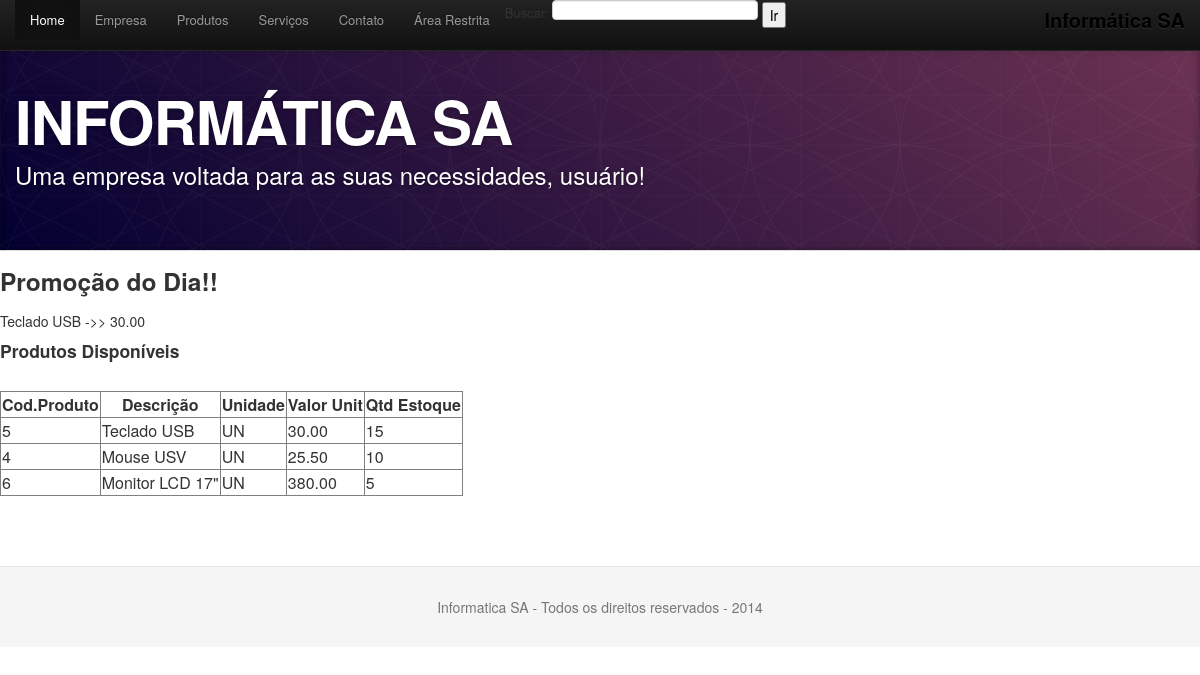
Before: /produtos.php with the older database file.
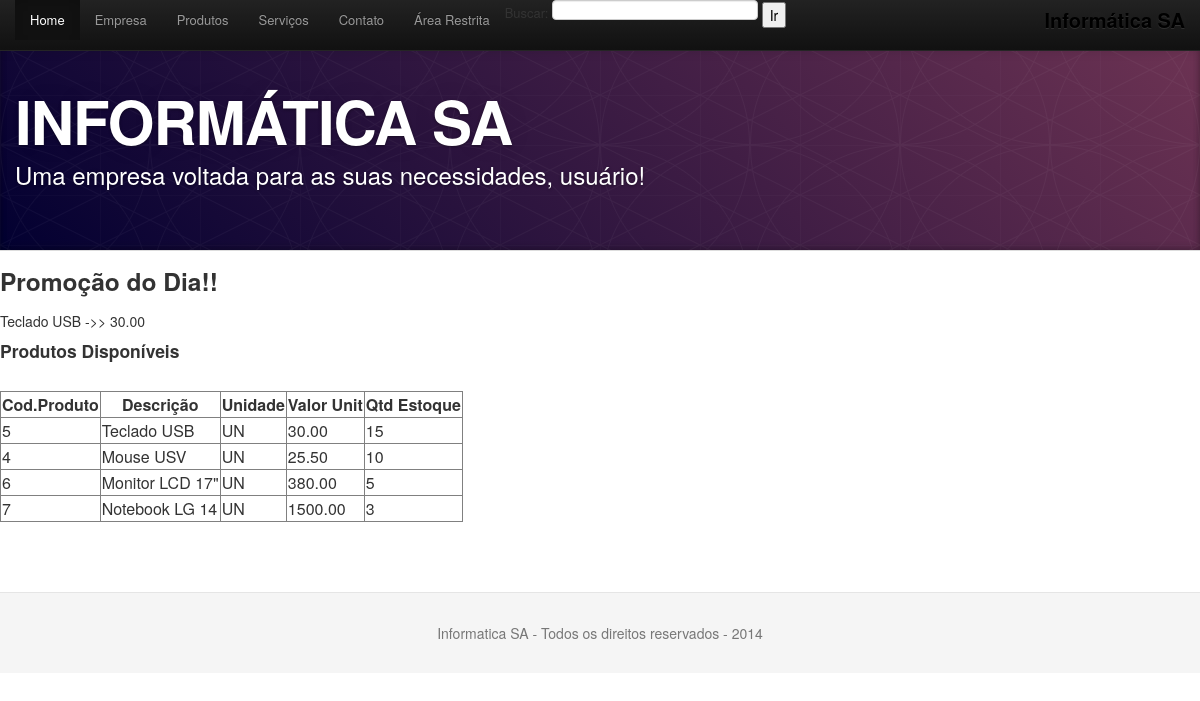
After: the same page with the newer database file.
### tables this page shows
CREATE TABLE `produtos` (
  `idprodutos` int(11) NOT NULL AUTO_INCREMENT,
  `descricao` varchar(50) DEFAULT NULL,
  `unidade` varchar(3) DEFAULT NULL,
  `valor_unit` decimal(9,2) DEFAULT NULL,
  `qtd_estoque` int(11) DEFAULT NULL,
  PRIMARY KEY (`idprodutos`)
);

### produtos.php (the view, shortened to what this page needs)
<?php require_once("header.php"); ?>
<?php require_once("menu.php"); ?>
<?php require_once ("conexao.php"); ?>
<?php
$sql = "select * from produtos order by qtd_estoque desc";
$stmt = $conexao->prepare($sql);
$stmt->execute();
$produtos = $stmt->fetchAll(PDO::FETCH_ASSOC);
$id=5;
$sql_promocao="select descricao,valor_unit from produtos where idprodutos = :id";
$stmt_pro = $conexao->prepare($sql_promocao);
$stmt_pro->bindValue("id",$id);
$stmt_pro->execute();
$promoção = $stmt_pro->fetch(PDO::FETCH_ASSOC);
?>
<h3>Promoção do Dia!!</h3>
<?php
  echo $promoção['descricao']." ->> ".$promoção['valor_unit']."<br>";
?>
<h4>Produtos Disponíveis</h4>
<br>
<?php
echo "<table border='1'>
<tr>
<th>Cod.Produto</th>
<th>Descrição</th>
<th>Unidade</th>
<th>Valor Unit</th>
<th>Qtd Estoque</th>
</tr>";
foreach ($produtos as $produto){
  echo "<tr>";
  echo "<td>" . $produto['idprodutos'] . "</td>";
  echo "<td>" . $produto['descricao'] . "</td>";
  echo "<td>" . $produto['unidade'] . "</td>";
  echo "<td>" . $produto['valor_unit'] . "</td>";
  echo "<td>" . $produto['qtd_estoque'] . "</td>";
  echo "</tr>";
}
echo "</table>";
?>
<?php require_once("footer.php"); ?>

Changed rows visible on the page:
added produtos: idprodutos "7", descricao "Notebook LG 14", unidade "UN", valor_unit "1500.00", qtd_estoque "3"
